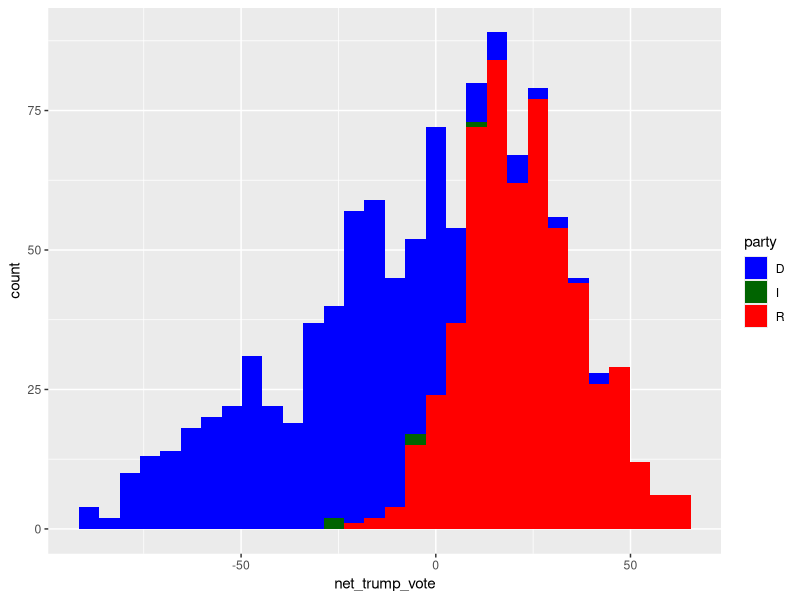

Source code (R):
## ---- chunk 1
data <- readr::read_csv(file = "averages.csv")
## ---- chunk 2
library(dplyr)
data <- filter(.data = data, congress != 0)
## ---- chunk 3
library(ggplot2)
g <- ggplot(
  data = data,
  mapping = aes(x = net_trump_vote, fill = party)
)
g <- g + geom_histogram()
g <- g + scale_fill_manual(
  values = c("R" = "red", "D" = "blue", "I" = "darkgreen")
)
g 
